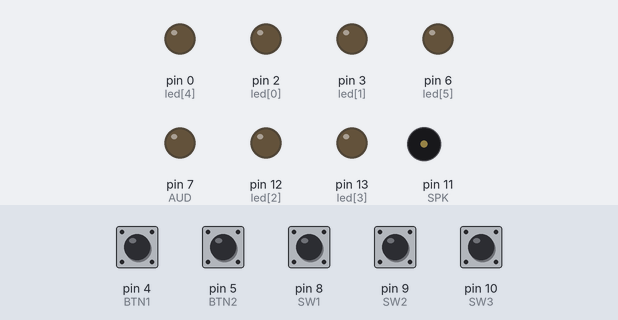
A sketch run on a simulated Arduino Uno, built with avr-gcc and run on an emulated ATmega328P. Parts: output pins drawn as LEDs (lit = HIGH), buzzer (waves = sounding). Dashed ring = blinking. The inputs (shaded band) are chosen by the test bench; at power-on: pin 4 (BTN1), pin 5 (BTN2), pin 8 (SW1), pin 9 (SW2), pin 10 (SW3) HIGH.

Above: at 1.2 s.
1.3 s: pin 4 (BTN1) pulled LOW for 0.15 s
At 1.47 s:
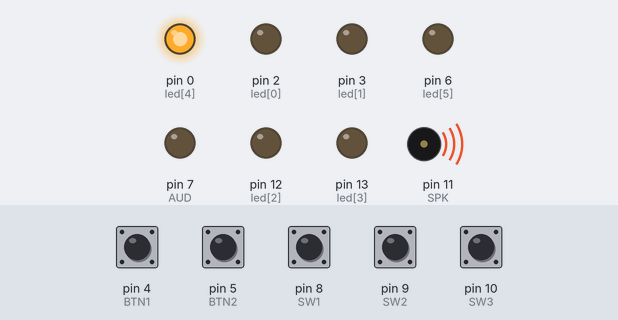
3.1 s: pin 5 (BTN2) pulled LOW for 0.15 s
At 3.27 s:
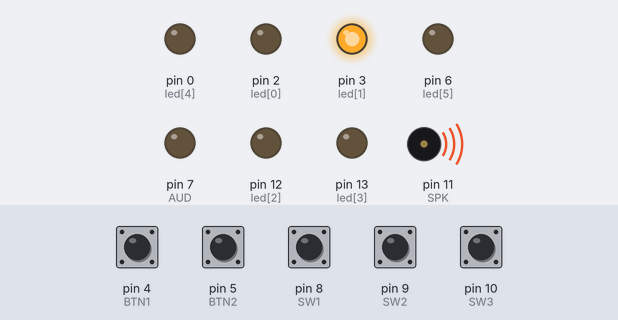
4.8 s: pin 4 (BTN1) pulled LOW for 1 s
At 6.2 s:
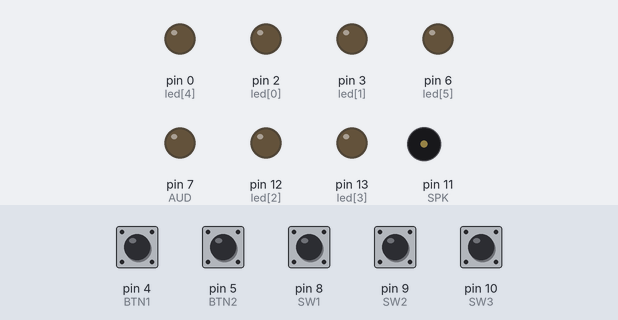
7.3 s: pin 5 (BTN2) pulled LOW for 1 s
At 7.49 s:
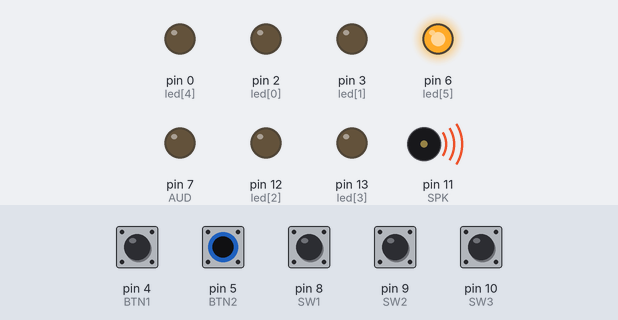
9.8 s: pin 4 (BTN1) pulsed LOW 5 times (0.12 s each, 0.3 s apart)
At 11.1 s:
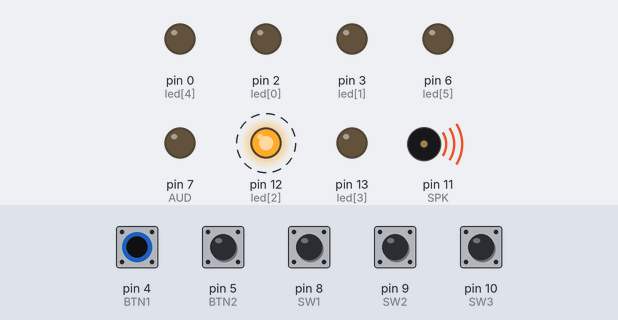
12.8 s: pin 4 (BTN1) pulled LOW for 0.15 s
At 12.96 s:
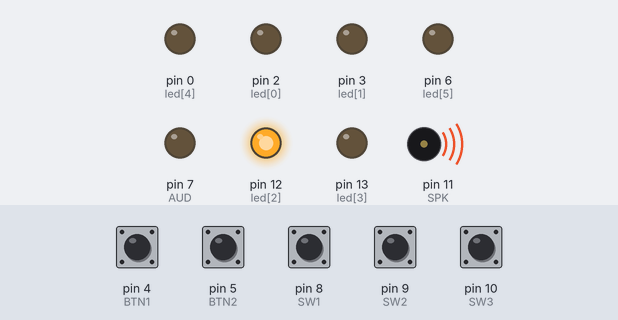
Timing chart, 0 to 15.4 s (numbered marks = the images above; inputs shaded):
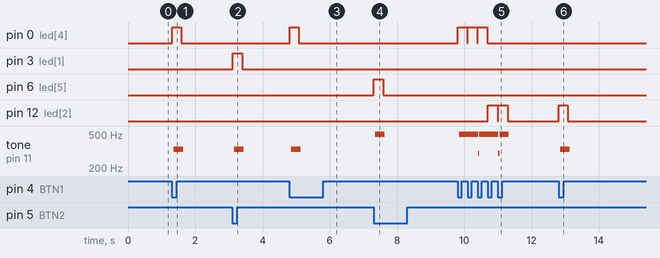

The sketch:

ReactionTimer.ino
```cpp
/* Reaction Timer v1.0
   Alex Hatch - Backyard Brains
   Attiny2313 programmed via Arduino ISP

-------------------------------pinout-----------------------------------

                              +--\_/--+
                  (D17) PA2  1|   a   |29  VCC
 LED 3 Green    RX (D0) PD0  2|   t   |19  PB7 (D16)
                TX (D1) PD1  3|   t   |18  PB6 (D15)
 LED 1 Red         (D2) PA1  4|   i   |17  PB5 (D14)
 LED 1 Green       (D3) PA0  5|   n   |16  PB4 (D13)*  LED 2 Green
 Button 1     INT0 (D4) PD2  6|   y   |15  PB3 (D12)*  LED 2 Red
 Button 2     INT1 (D5) PD3  7|   2   |14  PB2 (D11)*  Speaker
 LED 3 Red         (D6) PD4  8|   3   |13  PB1 (D10)   Switch 3
 Audio Jack       *(D7) PD5  9|   1   |12  PB0 (D9)    Switch 2
                        GND 10|   3   |11  PD6 (D8)    SWitch 1
 * = PWM pin                  +-------+


*/

 #define BTN1 4   // Pin definitions
 #define BTN2 5
 #define SW1 8
 #define SW2 9
 #define SW3 10
 #define SPK 11
 #define AUD 7
 const int led[6]={2,3,12,13,0,6};      // LED order from left to right.

 byte counter = 0;                                // button cycle counts
 byte counterB = 0;
 boolean readingA;                          // current state of button 1
 boolean readingB;                                          //  button 2
 boolean currentStateA = HIGH;            // debounced state of button 1
 boolean currentStateB = HIGH;                              //  button 2

 unsigned int time = 0;
 int debounceCount = 10;        // number of cycles to read for debounce
 byte randomLed;
 boolean randomPitch;

void setup() {

  for (byte i = 0; i < 6; i = i + 1) {   // Array of LEDS set to outputs
    pinMode(led[i], OUTPUT);
  }
  pinMode(SPK,OUTPUT);
  pinMode(AUD,OUTPUT);

  pinMode(BTN2,INPUT_PULLUP);    // Buttons, switches inputs pulled HIGH
  pinMode(BTN1,INPUT_PULLUP);          // with internal pullup resistors
  pinMode(SW1,INPUT_PULLUP);
  pinMode(SW2,INPUT_PULLUP);
  pinMode(SW3,INPUT_PULLUP);
}

void loop() {

  if(millis() != time)
  {
    readingA = digitalRead(BTN1);
    readingB = digitalRead(BTN2);

    if(readingA == currentStateA && counter > 0) {
      counter--;
    }
    if(readingA != currentStateA) {
       counter++;
    }
    if(readingB == currentStateB && counterB > 0) {
      counterB--;
    }
    if(readingB != currentStateB) {
       counterB++;
    }

    if(counter >= debounceCount){  //left button, red lights high pitch
      if(readingA == LOW){
        counter = 0;
        currentStateA = readingA;
        if(digitalRead(SW1) == LOW){
          if(digitalRead(SW2) == LOW){
            if(digitalRead(SW3) == LOW){  //external sensor
              tick();
            }else {                       //external sensor
              tick();
            }
          }else {
            if(digitalRead(SW3) == LOW) {  //sound
            tick();
            highTone();
          }else {                          //sound + random
            tick();
            randomTone();
          }
        }
      }
      else {
        if(digitalRead(SW2) == LOW) {
          if(digitalRead(SW3) == LOW) {  //light
            tick();
            pulseLed(2);
          }else {                        //light + random
            tick();
            if((randomLed%2) == 1) {
              randomLed = randomLed - 1;
            }
            randomLight();
          }
        }else {                          //light + sound
          if(digitalRead(SW3) == LOW) {
            tick();
            toneLed(2,1);
          }else{                         //light + sound + random
            tick();
            if((randomLed%2) == 1) {
              randomLed = randomLed - 1;
            }
            toneLed(randomLed, randomPitch);
          }
        }
      }
    }

  if(counterB >= debounceCount){  //right button, green light low pitch
    if(readingB == LOW){
      counterB = 0;
      currentStateB = readingB;
      if(digitalRead(SW1) == LOW){
        if(digitalRead(SW2) == LOW){
          if(digitalRead(SW3) == LOW){  // double tick, not used
            tick();
            delay(5);
            tick();
          }else {                       // double tick, not used
            tick();
            delay(5);
            tick();
          }
        }else {
          if(digitalRead(SW3) == LOW) {  // sound
            tick();
            delay(5);
            tick();
            midTone();
          }else {                        // sound + random
            tick();
            delay(5);
            tick();
            randomTone();
          }
        }
      }
      else {
        if(digitalRead(SW2) == LOW) {
          if(digitalRead(SW3) == LOW) {  // light
            tick();
            delay(5);
            tick();
            pulseLed(3);
          }else {                        // random light
            tick();
            delay(5);
            tick();
            randomLed = time % 5;
            if((randomLed%2) == 0) {
              randomLed = randomLed + 1;
            }
            randomLight();
          }
        }else {                          // light  + sound
          if(digitalRead(SW3) == LOW) {
            tick();
            delay(5);
            tick();
            toneLed(3,0);
          }else{                         // light + sound + random
            tick();
            delay(5);
            tick();
            randomLed = time % 5;
            if((randomLed%2) == 0) {
              randomLed = randomLed + 1;
            }
            toneLed(randomLed, randomPitch);
          }
        }
      }
    }
  }
  }
  }
  time = millis();
  randomLed = time % 7;
  randomPitch = time % 2;
}

void onOff(byte pin, int fall, int post) {       // function for pulsing
    digitalWrite(pin, HIGH);                     // digital ouputs
    delay(fall);
    digitalWrite(pin, LOW);
    delay(post);
}

void randomLight() {                  // random light pulse function
  onOff(led[randomLed],750,10);
}

void pulseLed(byte ledPin) {          // Pulse Led
  onOff(led[ledPin],750,10);
}

void toneLed(byte pinny, boolean lowhigh ) {  // light and tone together
  digitalWrite(led[pinny],HIGH);
  if(lowhigh == LOW) {
    midTone();
  } else {
    highTone();
  }
  digitalWrite(led[pinny],LOW);
}

void highTone() {                            // higher pitch note
  for (byte thisPin = 150; thisPin >= 10; thisPin--) {
    onOff(SPK,1,1);
  }
}

void midTone() {                             // lower pitch note
  for (byte thisPin = 100; thisPin >= 10; thisPin--) {
    onOff(SPK,1,2);
  }
}

void randomTone() {                          //random tone
  if(randomPitch == 0) {
    midTone();
  } else {
    highTone();
  }
}

void cycleLight() {                          // function testing LEDS
  for(byte i = 0; i<6; i++) {
    onOff(led[i],450,10);
  }
}

void tick() {        //makes a tick for audio recordings
  digitalWrite(AUD,HIGH);
  delayMicroseconds(50);
  digitalWrite(AUD,LOW);
  delayMicroseconds(1000);
}
```

Measured:
- after the input at 1.3 s, pin 0 (led[4]): LOW → HIGH at once, → LOW 0.27 s later; tone on pin 11 (SPK): silent → 331 Hz after 0.06 s, → silent 0.28 s later
- after the input at 3.1 s, pin 3 (led[1]): LOW → HIGH at once, → LOW 0.27 s later; tone on pin 11 (SPK): silent → 331 Hz after 0.07 s, → silent 0.28 s later
- after the input at 4.8 s, pin 0 (led[4]): LOW → HIGH at once, → LOW 0.27 s later; tone on pin 11 (SPK): silent → 331 Hz after 0.05 s, → silent 0.28 s later
- after the input at 7.3 s, pin 6 (led[5]): LOW → HIGH at once, → LOW 0.28 s later; tone on pin 11 (SPK): silent → 495 Hz after 0.05 s, → silent 0.28 s later
- after the input at 9.8 s, pin 0 (led[4]): alternates HIGH for 0.28 s and LOW for 0.02 s, 6 changes in all, then stays LOW, starting at once; pin 12 (led[2]): alternates HIGH for 0.28 s and LOW for 0.02 s, 4 changes in all, then stays LOW, starting after 0.90 s
- after the input at 12.8 s, pin 12 (led[2]): LOW → HIGH at once, → LOW 0.27 s later; tone on pin 11 (SPK): silent → 331 Hz after 0.05 s, → silent 0.28 s later
